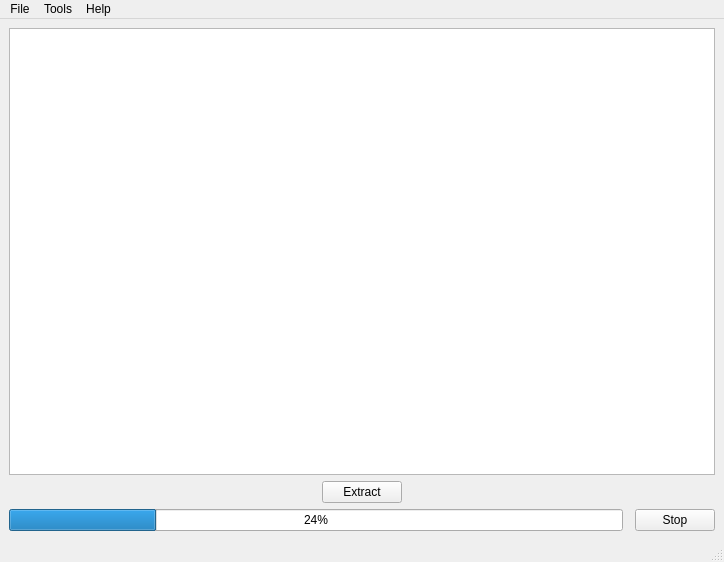
<?xml version="1.0" encoding="UTF-8"?>
<ui version="4.0">
 <class>MainWindow</class>
 <widget class="QMainWindow" name="MainWindow">
  <property name="geometry">
   <rect>
    <x>0</x>
    <y>0</y>
    <width>724</width>
    <height>562</height>
   </rect>
  </property>
  <property name="minimumSize">
   <size>
    <width>0</width>
    <height>20</height>
   </size>
  </property>
  <property name="windowTitle">
   <string>Helix - Genome sequencing data manipulation tool</string>
  </property>
  <widget class="QWidget" name="centralwidget">
   <layout class="QGridLayout" name="gridLayout">
    <item row="1" column="0" colspan="3">
     <layout class="QHBoxLayout" name="horizontalLayout">
      <item>
       <spacer name="horizontalSpacer">
        <property name="orientation">
         <enum>Qt::Horizontal</enum>
        </property>
        <property name="sizeHint" stdset="0">
         <size>
          <width>40</width>
          <height>20</height>
         </size>
        </property>
       </spacer>
      </item>
      <item>
       <widget class="QPushButton" name="extract">
        <property name="text">
         <string>Extract</string>
        </property>
       </widget>
      </item>
      <item>
       <spacer name="horizontalSpacer_2">
        <property name="orientation">
         <enum>Qt::Horizontal</enum>
        </property>
        <property name="sizeHint" stdset="0">
         <size>
          <width>40</width>
          <height>20</height>
         </size>
        </property>
       </spacer>
      </item>
     </layout>
    </item>
    <item row="2" column="0">
     <widget class="QProgressBar" name="progress">
      <property name="sizePolicy">
       <sizepolicy hsizetype="MinimumExpanding" vsizetype="Fixed">
        <horstretch>0</horstretch>
        <verstretch>0</verstretch>
       </sizepolicy>
      </property>
      <property name="minimumSize">
       <size>
        <width>0</width>
        <height>0</height>
       </size>
      </property>
      <property name="value">
       <number>24</number>
      </property>
     </widget>
    </item>
    <item row="2" column="2">
     <widget class="QPushButton" name="stop">
      <property name="sizePolicy">
       <sizepolicy hsizetype="Minimum" vsizetype="Fixed">
        <horstretch>0</horstretch>
        <verstretch>0</verstretch>
       </sizepolicy>
      </property>
      <property name="minimumSize">
       <size>
        <width>0</width>
        <height>0</height>
       </size>
      </property>
      <property name="text">
       <string>Stop</string>
      </property>
     </widget>
    </item>
    <item row="0" column="0" colspan="3">
     <widget class="QTableWidget" name="fileInformationTable">
      <property name="sizePolicy">
       <sizepolicy hsizetype="MinimumExpanding" vsizetype="MinimumExpanding">
        <horstretch>0</horstretch>
        <verstretch>0</verstretch>
       </sizepolicy>
      </property>
      <property name="styleSheet">
       <string notr="true"/>
      </property>
      <property name="editTriggers">
       <set>QAbstractItemView::NoEditTriggers</set>
      </property>
      <property name="alternatingRowColors">
       <bool>false</bool>
      </property>
      <property name="showGrid">
       <bool>true</bool>
      </property>
      <property name="gridStyle">
       <enum>Qt::DotLine</enum>
      </property>
      <property name="sortingEnabled">
       <bool>false</bool>
      </property>
      <property name="columnCount">
       <number>0</number>
      </property>
      <attribute name="horizontalHeaderVisible">
       <bool>false</bool>
      </attribute>
      <attribute name="horizontalHeaderCascadingSectionResizes">
       <bool>false</bool>
      </attribute>
      <attribute name="horizontalHeaderStretchLastSection">
       <bool>true</bool>
      </attribute>
      <attribute name="verticalHeaderVisible">
       <bool>true</bool>
      </attribute>
      <attribute name="verticalHeaderCascadingSectionResizes">
       <bool>false</bool>
      </attribute>
      <attribute name="verticalHeaderMinimumSectionSize">
       <number>30</number>
      </attribute>
      <attribute name="verticalHeaderDefaultSectionSize">
       <number>30</number>
      </attribute>
      <attribute name="verticalHeaderHighlightSections">
       <bool>false</bool>
      </attribute>
      <attribute name="verticalHeaderStretchLastSection">
       <bool>false</bool>
      </attribute>
     </widget>
    </item>
   </layout>
  </widget>
  <widget class="QMenuBar" name="menubar">
   <property name="geometry">
    <rect>
     <x>0</x>
     <y>0</y>
     <width>724</width>
     <height>21</height>
    </rect>
   </property>
   <property name="sizePolicy">
    <sizepolicy hsizetype="MinimumExpanding" vsizetype="Minimum">
     <horstretch>0</horstretch>
     <verstretch>0</verstretch>
    </sizepolicy>
   </property>
   <widget class="QMenu" name="menuFile">
    <property name="title">
     <string>File</string>
    </property>
    <addaction name="actionOpen"/>
    <addaction name="actionSettings"/>
    <addaction name="separator"/>
    <addaction name="actionExit"/>
   </widget>
   <widget class="QMenu" name="menuHelp">
    <property name="title">
     <string>Help</string>
    </property>
    <addaction name="actionDocumentation"/>
    <addaction name="actionAbout"/>
   </widget>
   <widget class="QMenu" name="menuTools">
    <property name="title">
     <string>Tools</string>
    </property>
    <addaction name="actionLog_viewer"/>
    <addaction name="actionGenomes"/>
    <addaction name="actionHaplotype"/>
    <addaction name="separator"/>
    <addaction name="actionCreate_launcher_on_desktop"/>
   </widget>
   <addaction name="menuFile"/>
   <addaction name="menuTools"/>
   <addaction name="menuHelp"/>
  </widget>
  <widget class="QStatusBar" name="statusbar"/>
  <action name="actionSettings">
   <property name="text">
    <string>Settings</string>
   </property>
  </action>
  <action name="actionOpen">
   <property name="text">
    <string>Open</string>
   </property>
  </action>
  <action name="actionExit">
   <property name="text">
    <string>Exit</string>
   </property>
  </action>
  <action name="actionDocumentation">
   <property name="text">
    <string>Documentation</string>
   </property>
  </action>
  <action name="actionAbout">
   <property name="text">
    <string>About</string>
   </property>
  </action>
  <action name="actionLog_viewer">
   <property name="text">
    <string>Log viewer</string>
   </property>
  </action>
  <action name="actionGenomes">
   <property name="text">
    <string>Reference genomes</string>
   </property>
  </action>
  <action name="actionCreate_launcher_on_desktop">
   <property name="text">
    <string>Create launcher on desktop</string>
   </property>
  </action>
  <action name="actionHaplotype">
   <property name="text">
    <string>Haplotype</string>
   </property>
  </action>
 </widget>
 <resources/>
 <connections>
  <connection>
   <sender>actionExit</sender>
   <signal>triggered()</signal>
   <receiver>MainWindow</receiver>
   <slot>close()</slot>
   <hints>
    <hint type="sourcelabel">
     <x>-1</x>
     <y>-1</y>
    </hint>
    <hint type="destinationlabel">
     <x>361</x>
     <y>280</y>
    </hint>
   </hints>
  </connection>
 </connections>
</ui>
